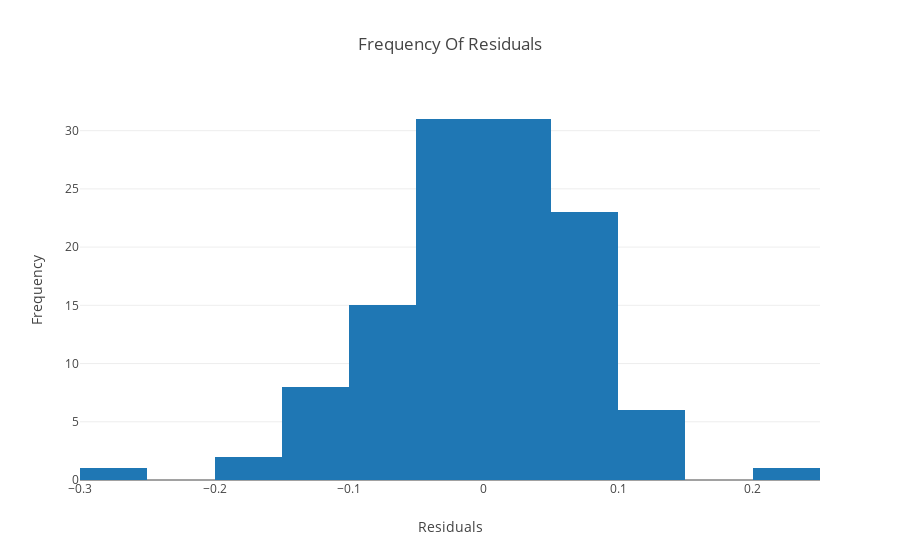

The notebook cell this image was saved under:
### Markdown cell above
## HISTOGRAM

### Code cell
data = [go.Histogram(x=((predict_ols - Y_test)))]
layout = go.Layout(
    title='Frequency Of Residuals',
    xaxis=dict(
        title='Residuals'
    ),
    yaxis=dict(
        title='Frequency'
    )
)
fig = go.Figure(data=data, layout=layout)
plot.iplot(fig, filename='normalized histogram')
